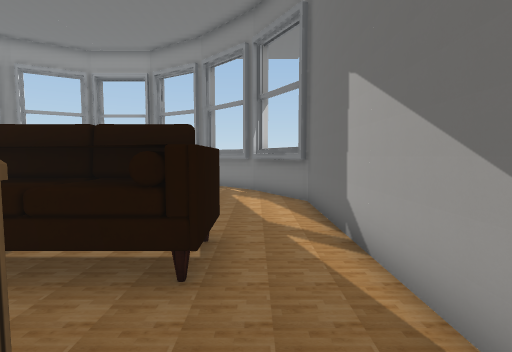
view 1 (above)

15 first-person views from a walk through a scene from a Unity 3-D project. The camera is 1.5 m above the floor, tilts 4° down and sees 85° across. The floor is counted in squares, 1 m on a side. Each view is taken from the middle of a square. On the plan, view 1 faces up. The plan holds only what a view shows up to about 14 squares ahead; the rest is blank. The place goes on beyond the plan. The player character is not drawn. Door leaves are left out, so doorways stand open. Some surface patterns are stand-ins.

view 2
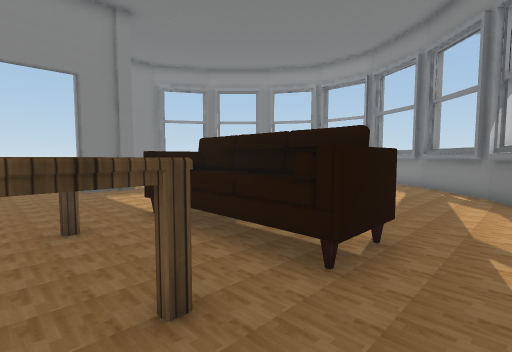

view 3
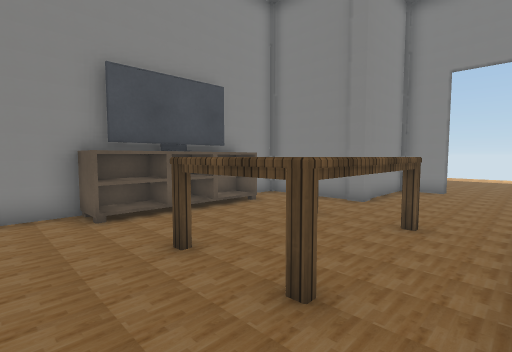

view 4
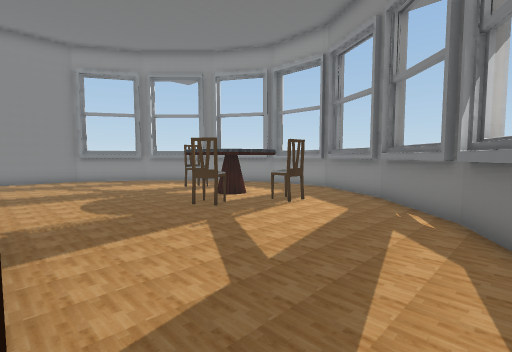

view 5
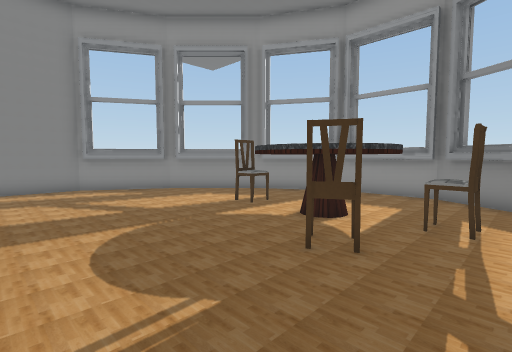

view 6
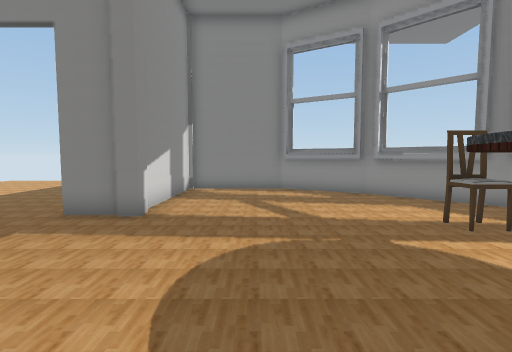

view 7
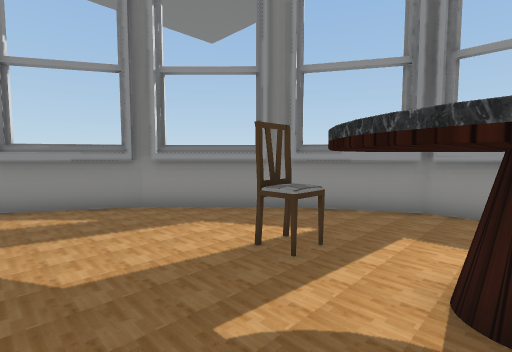

view 8
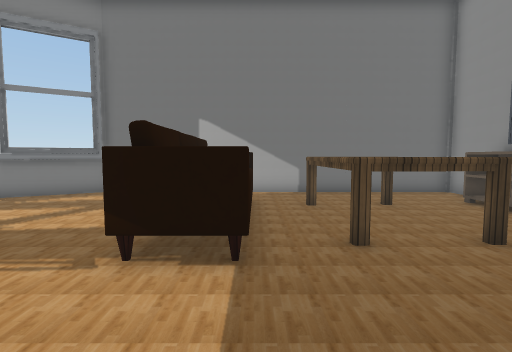

view 9
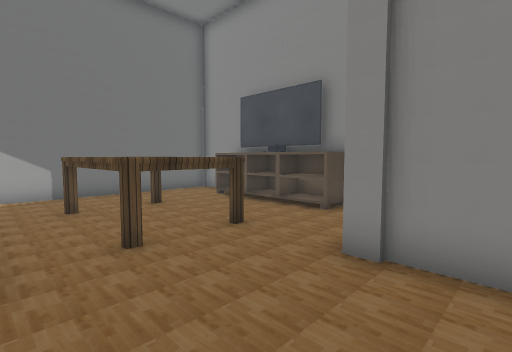

view 10
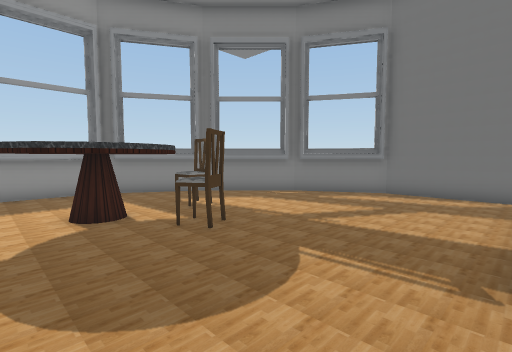

view 11
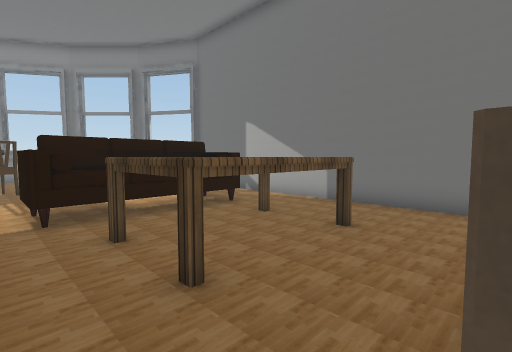

view 12
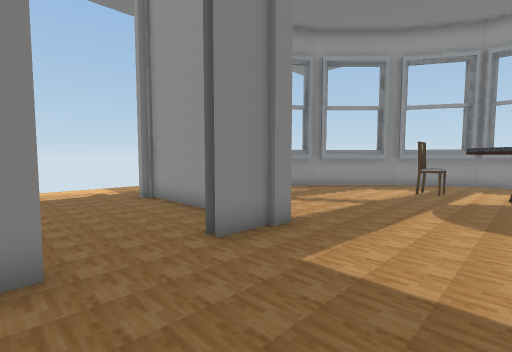

view 13
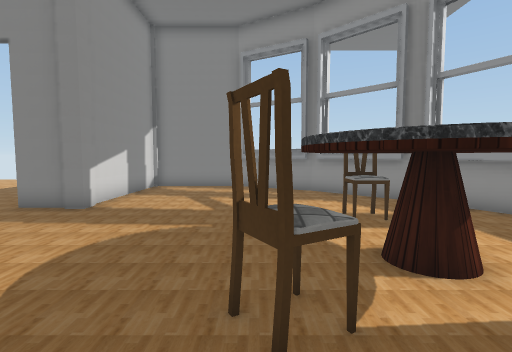

view 14
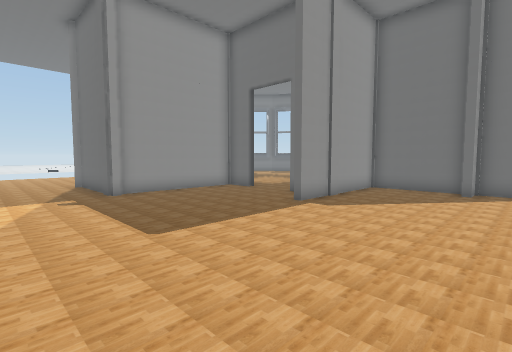

view 15
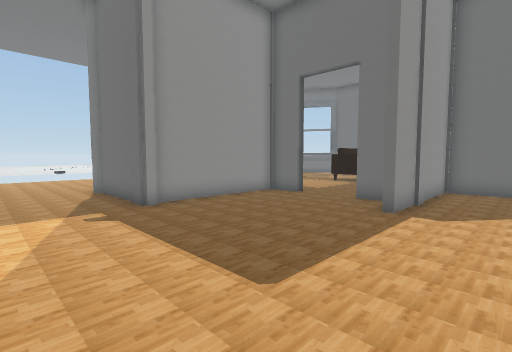

### Floor plan
Points are (right, up) in squares from view 1. A wall is a line through its corners. A room is listed if a view was taken in it or the views show most of it. See-through windows are left out.
Room 1 (views 1, 2, 3, 4, 5, 6, 7, 8, 9, 10, 11, 12, 13)
walls: (-12.1, 4.5) (-12.1, 3); (-12.1, 0.6) (-12.1, -0.5); (-8.1, -1.5) (-8.1, -5.1) (-3.9, -5.1); (-11.4, -1.1) (-8.5, -1.1); (1.5, 9.3) (-0.2, 12.2); (-0.4, 12.5) (-2.9, 15); (-3.2, 15.2) (-6.1, 16.9); (-2.9, 15.3) (-6.4, 17.3) (-10, 17.3) (-13.2, 15.4); (-17.5, 4.9) (-12.8, 4.9); (-5.9, -4.9) (-5.9, -3.9) (-0.8, -3.9) (-0.8, -5.1); (-13.4, 14.9) (-15.8, 12.5); (-16.1, 12.2) (-17.8, 9.2); (-6.5, 17.1) (-9.9, 17.1) (-13, 15.3); (-16.2, 12.5) (-18.1, 9.2) (-18.1, 5.5); (-13.1, 15.5) (-16.2, 12.4); (-3.1, -5.1) (1.7, -5.1) (1.7, 9.3) (-0.1, 12.5) (-3, 15.4)
ways out: open door at (-12, 2) to room 2
objects: other object (-12, 5); other object (-11, 12) to (-11, 13); other object (-8, -1); other object (-7, 10) to (-6, 11); other object (-6, 3) to (-1, 5); other object (-6, 12) to (-5, 13); other object (-5, -1) to (-1, 1)
Room 2 (views 14, 15)
walls: (-18.4, 5.4) (-18.4, 8.6); (-12.4, 3) (-12.4, 4.6) (-17.6, 4.6); (-12.4, -0.5) (-12.4, 0.5); (-8.4, -5) (-8.4, -1.4) (-14.2, -1.4) (-14.2, -1); (-8.4, -6.5) (-8.4, -5.4) (-9.2, -5.4) (-9.2, -5)
ways out: open door at (-12, 2) to room 1
objects: other object (-18, 5); other object (-12, -1)

Where each view was taken, in squares from view 1:
view 1: 0 up, 0 right, facing up
view 2: 0 up, 1 right, facing up-left
view 3: 3 up, 1 right, facing down-left
view 4: 5 up, 1 right, facing up-left
view 5: 6 up, 4 left, facing up-left
view 6: 8 up, 5 left, facing left
view 7: 9 up, 8 left, facing up-left
view 8: 3 up, 10 left, facing right
view 9: 3 up, 10 left, facing down-right
view 10: 5 up, 10 left, facing up-right
view 11: 4 down, 7 left, facing up-right
view 12: 0 up, 8 left, facing up-left
view 13: 10 up, 4 left, facing left
view 14: 7 down, 22 left, facing up-right
view 15: 4 down, 22 left, facing up-right
